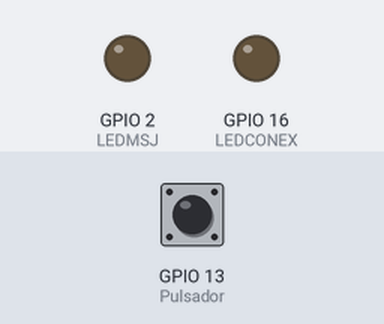
Recording of a sketch running on a simulated ESP8266 (NodeMCU). Shown: output pins drawn as LEDs (lit = HIGH). The test bench sets the inputs (shaded band); at power-on: GPIO 13 (Pulsador) LOW. WiFi joins after 1.5 s; servers stay silent unless stated; what the sketch prints to the serial monitor is not drawn.

Above: at 0.1 s.
At 1.7 s:
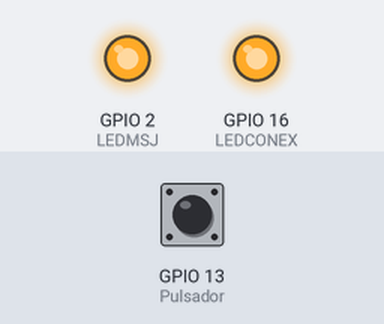
At 2.7 s:
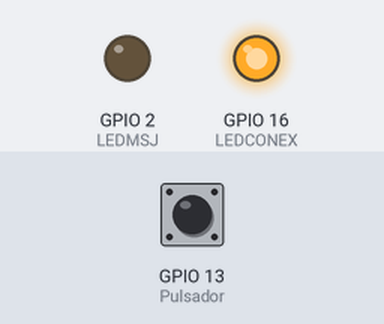
Timing chart, 0 to 4.2 s (numbered marks = the images above):
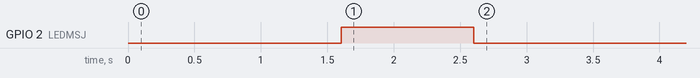

The sketch:

BOTON_DE_PANICO.ino
```cpp
/*
  Botón de pánico por M&V TECHNOLOGIE
  Canal:
  Facebook:
  Whatssap:
*/


/*Incluimos las librerías*/
//#include <Arduino.h>
#if defined(ESP32)
  #include <WiFi.h>
#elif defined(ESP8266)
  #include <ESP8266WiFi.h>
#endif
#include <ESP_Mail_Client.h>


/*Insertamos las credenciales de red*/
#define WIFI_SSID "Linux" //Nombre de RED
#define WIFI_PASSWORD "Virus.exe" //Cont

/*Configuración del servidor SMTP Live o Hotmail*/
//Para las cuentas Live o Hotmail, estas son las configuraciones del servidor SMTP:
//
//Servidor SMTP: smtp.live.com
//Nombre de usuario SMTP: dirección de correo electrónico completa de Live/Hotmail
//Contraseña SMTP: Su contraseña de Windows Live Hotmail
//Puerto SMTP: 587


/*Configuración del servidor SMTP de Gmail*/
//Puerto SMTP (TLS): 587
#define SMTP_HOST "smtp.gmail.com"
#define SMTP_PORT 465

/* Datos de acceso a cuenta. */
#define AUTHOR_EMAIL "mandvtechnologie@gmail.com"
#define AUTHOR_PASSWORD "ypcsgpsprfaerkwx"

/* Correo electrónico del recipiente*/
#define RECIPIENT_EMAIL "manuel.a.p.v@hotmail.com"

/* Objeto SMTP para enviar el correo electrónico */
SMTPSession smtp;


/*Pines ESP8266 - NodeMCU 1.0(ESP-12E Module)*/
#define LEDCONEX 16 //Led de conección Wifi
#define LEDMSJ 2 //Led para verificar mensaje enviado
#define Pulsador 13 // Pulsador "PULL_DOWN"
//#define RELAY 12 //SIRENA

/* Variables*/
int Estado1 = 0;

void setup(){
  Serial.begin(115200);

  pinMode(LEDCONEX, OUTPUT);  //Led de conección Wifi
  pinMode(LEDMSJ, OUTPUT);   //Led para verificar mensaje enviado
//  pinMode(RELAY, OUTPUT);   //SIRENA
  pinMode(Pulsador, INPUT);// Pulsador "PULL_DOWN"

  Serial.println();
  Serial.print("Conectando a punto de acceso");
  WiFi.begin(WIFI_SSID, WIFI_PASSWORD);
  while (WiFi.status() != WL_CONNECTED){
    Serial.print(".");
    delay(200);
  }
  Serial.println("");
  Serial.println("Conectado a WiFi.");
  Serial.println("Direccion IP: ");
  digitalWrite(LEDCONEX,HIGH);
  Serial.println(WiFi.localIP());
  Serial.println();

  /* Habilite la depuración a través del puerto serie
   * ninguno depurar o 0
   * depuración básica o 1
  */
  digitalWrite(LEDMSJ,HIGH);
  smtp.debug(1);

  /* Solicita resultados de envió */
  //smtp.callback(smtpCallback);

  /* Configurar datos de sesión */
  ESP_Mail_Session session;

  /* Configurar la sesión */
  session.server.host_name = SMTP_HOST;
  session.server.port = SMTP_PORT;
  session.login.email = AUTHOR_EMAIL;
  session.login.password = AUTHOR_PASSWORD;
  session.login.user_domain = "";

  /* Declara la clase del mensaje */
  SMTP_Message message;

  /* Configura cabecera del mensaje */
  message.sender.name = "Manuel Perea";
  message.sender.email = AUTHOR_EMAIL;
  message.subject = "Alerta";
  message.addRecipient("M&V Technologie", RECIPIENT_EMAIL);

  //Manda texto
  String textMsg = "Se a iniciado el sistema correctamente";
  message.text.content = textMsg.c_str();
  message.text.charSet = "us-ascii";
  message.text.transfer_encoding = Content_Transfer_Encoding::enc_7bit;

  message.priority = esp_mail_smtp_priority::esp_mail_smtp_priority_low;
  message.response.notify = esp_mail_smtp_notify_success | esp_mail_smtp_notify_failure | esp_mail_smtp_notify_delay;

  /* Configura cabecera personalizada */
  //message.addHeader("Message-ID: <abcde.fghij@gmail.com>");

  /* Conecta al servidor */
  if (!smtp.connect(&session))
    return;

  /* Manda correo y cierra sesión */
  if (!MailClient.sendMail(&smtp, &message))
    Serial.println("Error sending Email, " + smtp.errorReason());
  digitalWrite(LEDMSJ,LOW);
}

void loop(){
  Estado1 = digitalRead(Pulsador); //Indicamos que la variable "Estado1"Sea igual a la lectura del "Pulsador"

  if(WiFi.status() == WL_CONNECTED){
    digitalWrite(LEDCONEX, HIGH);
  }
  else{
    digitalWrite(LEDCONEX, LOW);
  }

  if(Estado1 == HIGH){ //Si se presiona el botón e ingresa un 1 o HIGH "alto" cumplirá el siguiente bucle
  for(int i=0; i<10; i=i +1){ //Se enviarán 10 mensajes
  digitalWrite(LEDMSJ,HIGH);
  /** Enable the debug via Serial port
   * none debug or 0
   * basic debug or 1
  */
  smtp.debug(1);

  /* Set the callback function to get the sending results */
  //smtp.callback(smtpCallback);

  /* Declare the session config data */
  ESP_Mail_Session session;


  /* Configura la sesión */
  session.server.host_name = SMTP_HOST;
  session.server.port = SMTP_PORT;
  session.login.email = AUTHOR_EMAIL;
  session.login.password = AUTHOR_PASSWORD;
  session.login.user_domain = "";

  /* Declara la clase del mensaje */
  SMTP_Message message;

  /* Configura cabecera del mensaje */
  message.sender.name = "Manuel Perea";
  message.sender.email = AUTHOR_EMAIL;
  message.subject = "Alerta";
  message.addRecipient("M&V Technologie", RECIPIENT_EMAIL);

  //Manda texto
  String textMsg = "Se ha presionado el botón de pánico por favor verificar cámaras de seguridad y enviar personal policial";
  message.text.content = textMsg.c_str();
  message.text.charSet = "us-ascii";
  message.text.transfer_encoding = Content_Transfer_Encoding::enc_7bit;

  message.priority = esp_mail_smtp_priority::esp_mail_smtp_priority_low;
  message.response.notify = esp_mail_smtp_notify_success | esp_mail_smtp_notify_failure | esp_mail_smtp_notify_delay;

  /* Configura cabecera personalizada */
  //message.addHeader("Message-ID: <abcde.fghij@gmail.com>");

  /* Conecta al servidor */
  if (!smtp.connect(&session))
    return;

  /* Manda correo y cierra sesiÃ³n */
  if (!MailClient.sendMail(&smtp, &message))
    Serial.println("Error sending Email, " + smtp.errorReason());
  digitalWrite(LEDMSJ,LOW);
}
}
delay(200);
}
```
